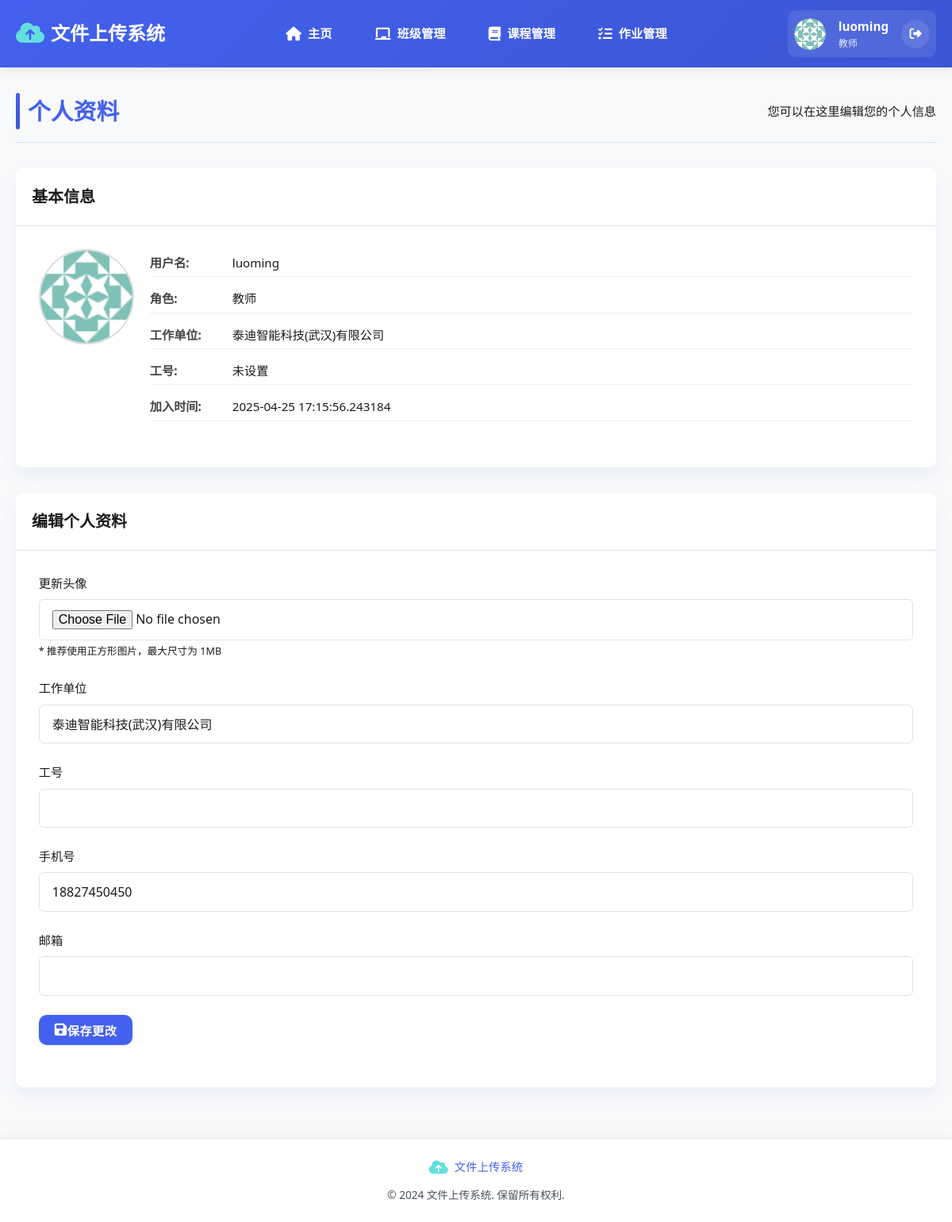
Screenshot of /profile (signed in) with the database file from the repository.
### app/models/models.py (models this page shows)
class User(Base):
    __tablename__ = "users"
    id = Column(Integer, primary_key=True, index=True)
    username = Column(String, unique=True, index=True)
    hashed_password = Column(String)
    role = Column(String)  # admin, teacher, student
    created_at = Column(DateTime, default=datetime.datetime.now)
    avatar = Column(String, nullable=True)  # 用户头像路径
    organization = Column(String, nullable=True)  # 工作/学习单位
    id_number = Column(String, nullable=True)  # 学号/工号
    phone = Column(String, nullable=True)  # 手机号
    email = Column(String, nullable=True)  # 邮箱
    classes = relationship("Class", secondary=class_student_association, back_populates="students")
    teacher_classes = relationship("Class", back_populates="teacher")
    assignments = relationship("Assignment", back_populates="teacher")
    submissions = relationship("Submission", back_populates="student")

### app/routers/users.py (the view)
@router.get("/profile", response_class=HTMLResponse, name="profile")
async def profile_page(
    request: Request,
    current_user: User = Depends(get_current_user)
):
    return templates.TemplateResponse(
        "profile.html",
        {"request": request, "user": current_user}
    )

### templates/profile.html (shortened to what this page needs)
{% extends "layout.html" %}
{% block content %}
<div class="page-header">
    <h1>个人资料</h1>
    <p>您可以在这里编辑您的个人信息</p>
</div>
<div class="card">
    <div class="card-header">
        <h2>基本信息</h2>
    </div>
    <div class="card-body">
        <div class="profile-content">
            <div class="profile-avatar">
                <img src="{{ url_for('static', path=user.avatar if user.avatar else '/images/avatar.png') }}" alt="用户头像" class="avatar-preview">
            </div>
            <div class="profile-details">
                <div class="user-info-item">
                    <strong>用户名:</strong> {{ user.username }}
                </div>
                <div class="user-info-item">
                    <strong>角色:</strong> {{ user.role|replace('admin', '管理员')|replace('teacher', '教师')|replace('student', '学生') }}
                </div>
                <div class="user-info-item">
                    {% if user.role == 'student' %}
                    <strong>学校:</strong> {{ user.organization or '未设置' }}
                    {% else %}
                    <strong>工作单位:</strong> {{ user.organization or '未设置' }}
                    {% endif %}
                </div>
                <div class="user-info-item">
                    {% if user.role == 'student' %}
                    <strong>学号:</strong> {{ user.id_number or '未设置' }}
                    {% else %}
                    <strong>工号:</strong> {{ user.id_number or '未设置' }}
                    {% endif %}
                </div>
                <div class="user-info-item">
                    <strong>加入时间:</strong> {{ user.created_at }}
                </div>
            </div>
        </div>
    </div>
</div>
<div class="card">
    <div class="card-header">
        <h2>编辑个人资料</h2>
    </div>
    <div class="card-body">
        <form action="{{ url_for('update_profile') }}" method="post" enctype="multipart/form-data" class="needs-validation">
            <div class="form-group">
                <label for="avatar">更新头像</label>
                <input type="file" id="avatar" name="avatar" accept="image/*">
                <small class="text-muted">* 推荐使用正方形图片，最大尺寸为 1MB</small>
            </div>
            <div class="form-group">
                <label for="organization">
                    {% if user.role == 'student' %}学校{% else %}工作单位{% endif %}
                </label>
                <input type="text" id="organization" name="organization" value="{{ user.organization or '' }}" {% if user.role == 'student' %}readonly{% endif %}>
            </div>
            <div class="form-group">
                <label for="id_number">
                    {% if user.role == 'student' %}学号{% else %}工号{% endif %}
                </label>
                <input type="text" id="id_number" name="id_number" value="{{ user.id_number or '' }}" {% if user.role == 'student' %}readonly{% endif %}>
            </div>
            <div class="form-group">
                <label for="phone">手机号</label>
                <input type="tel" id="phone" name="phone" value="{{ user.phone or '' }}">
            </div>
            <div class="form-group">
                <label for="email">邮箱</label>
                <input type="email" id="email" name="email" value="{{ user.email or '' }}">
            </div>
            <div class="form-group">
                <button type="submit" class="btn btn-primary"><i class="fas fa-save"></i> 保存更改</button>
            </div>
        </form>
    </div>
</div>
{% endblock %}

### templates/layout.html (shortened to what this page needs)
<!DOCTYPE html>
<html lang="zh-CN">
<head>
    <link rel="stylesheet" href="https://cdnjs.cloudflare.com/ajax/libs/font-awesome/6.4.0/css/all.min.css">
    <link rel="stylesheet" href="{{ url_for('static', path='/css/style.css') }}">
</head>
<body>
    <header>
        <div class="container">
            <div class="navbar">
                <a href="/dashboard" class="logo">
                    <i class="fas fa-cloud-upload-alt"></i>
                    <span>文件上传系统</span>
                </a>
                <nav class="nav-links-container">
                    <ul class="nav-links">
                        <li><a href="{{ url_for('dashboard') }}" class="{{ 'active' if request.url.path == '/dashboard' }}"><i class="fas fa-home"></i> 主页</a></li>
                        {% if user.role == 'teacher' or user.role == 'admin' %}
                        <li><a href="{{ url_for('classes') }}" class="{{ 'active' if request.url.path == '/classes' }}"><i class="fas fa-chalkboard"></i> 班级管理</a></li>
                        <li><a href="{{ url_for('courses') }}" class="{{ 'active' if request.url.path == '/courses' }}"><i class="fas fa-book"></i> 课程管理</a></li>
                        <li><a href="{{ url_for('assignments') }}" class="{{ 'active' if request.url.path == '/assignments' }}"><i class="fas fa-tasks"></i> 作业管理</a></li>
                        {% endif %}
                    </ul>
                </nav>
                <div class="user-info">
                    <div class="user-avatar dropdown" id="userAvatarDropdown">
                        <img src="{{ url_for('static', path=user.avatar if user.avatar else '/images/avatar.png') }}" alt="用户头像" class="avatar-toggle" id="avatarToggle">
                    </div>
                    <div class="user-details">
                        <span class="user-name">{{ user.username }}</span>
                        <span class="user-role">{{ user.role|replace('admin', '管理员')|replace('teacher', '教师')|replace('student', '学生') }}</span>
                    </div>
                    <a href="{{ url_for('logout') }}" class="logout-btn"><i class="fas fa-sign-out-alt"></i></a>
                </div>
            </div>
        </div>
    </header>
    <div class="main-content">
        <div class="container">
            <div class="content-wrapper">
                {% block content %}{% endblock %}
            </div>
        </div>
    </div>
    <footer>
        <div class="container">
            <div class="footer-content">
                <div class="footer-logo">
                    <i class="fas fa-cloud-upload-alt"></i>
                    <span>文件上传系统</span>
                </div>
                <p class="copyright">&copy; 2024 文件上传系统. 保留所有权利.</p>
            </div>
        </div>
    </footer>
</body>
</html>

### rows the page displays
User: username "luoming", role "教师", organization "泰迪智能科技(武汉)有限公司", id_number "未设置", created_at "2025-04-25 17:15:56.243184", phone "18827450450"
